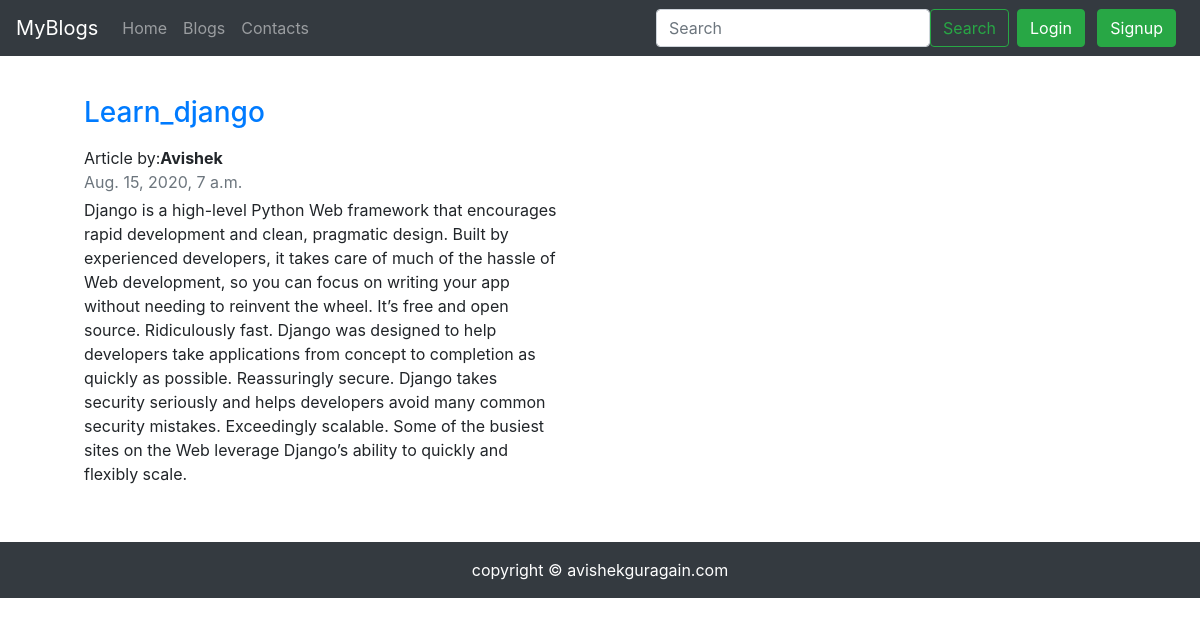
/blogpost/django-tuts, run on the app's committed database.
### Blog/models.py (models this page shows, shortened)
class Blog(models.Model):
    sno= models.AutoField(primary_key=True)
    title= models.CharField(max_length=200)
    content=RichTextField(blank=True , null=True)
    short_desc=models.CharField(max_length=300,default="")
    Author=models.CharField(max_length=15,default="")
    slug=models.CharField(max_length=100)
    time=models.DateTimeField(blank=True)

### Blog/views.py (the view)
def blogpost(request ,slug):
    blog=Blog.objects.filter(slug=slug).first()
    return render(request,'Blog/blogpost.html',{'blog':blog})

### Blog/templates/Blog/blogpost.html (shortened to what this page needs)
{% extends 'Blog/base.html' %}
{{% block body %}
<div class="container my-3" >
<div class="col-md-6">
      <div class="row no-gutters ">
        <div class="col p-4   ">
          <strong class="d-inline-block mb-2 text-primary"><h3> {{blog.title}}</h3></a></strong>
<p class="mb-0">Article by:<b>{{blog.Author}}</b></p>
<div class="mb-1 text-muted">{{blog.time}}</div>
<p class="mb-auto">{{blog.content|safe}}</p>
</div>
</div>
</div>
</div>
{% endblock body %}}

### data on the page
Blog: title "Learn_django", Author "Avishek", time "Aug. 15, 2020, 7 a.m.", content "Django is a high-level Python Web framework that encourages rapid development and clean, pragmatic design. Built by experienced developers, it takes care of much of the hassle of Web development, so you can focus on writing your app without needing to reinvent the wheel. It’s free and open source. Ridiculously fast. Django was designed to help developers take applications from concept to completion as quickly as possible. Reassuringly secure. Django takes security seriously and helps developers avoid many common security mistakes. Exceedingly scalable. Some of the busiest sites on the Web leverage Django’s ability to quickly and flexibly scale."
